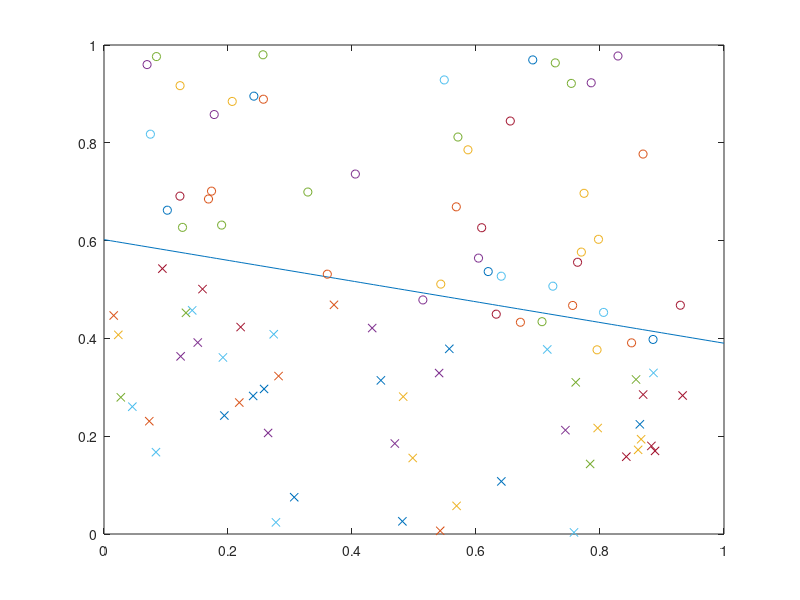
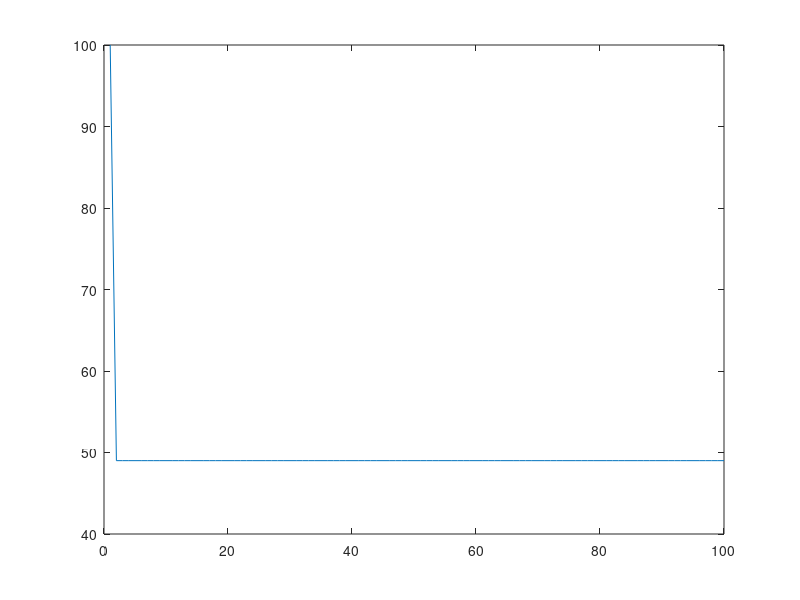
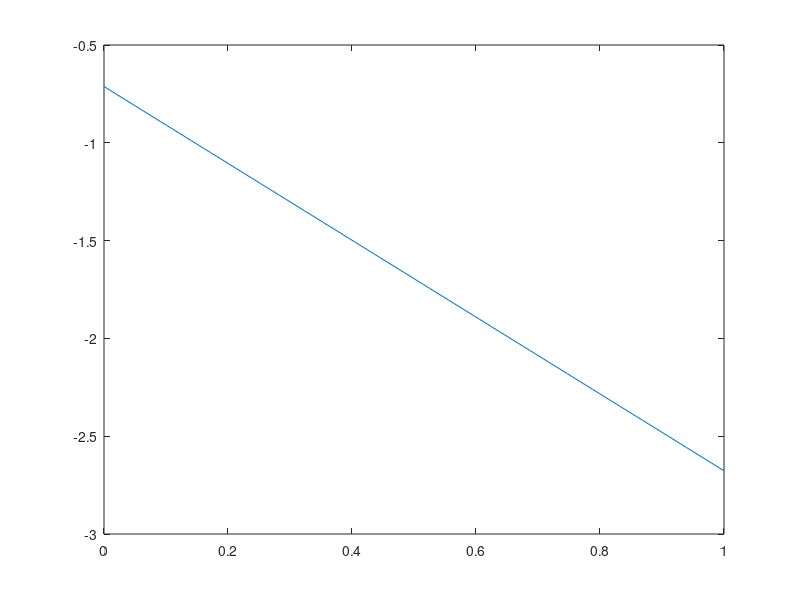
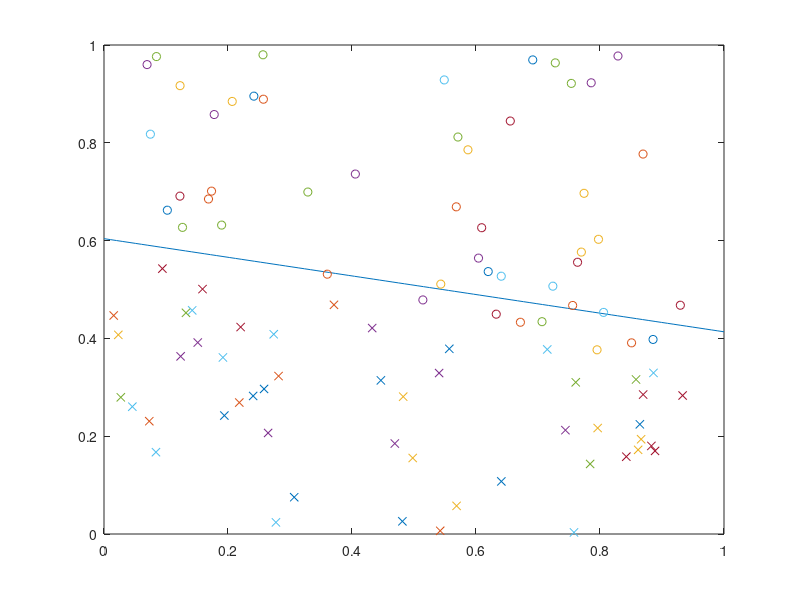

Here is the MATLAB script that generated these plots, in order:
%HW2

%% Problem 1
%Create linearly separable data (arbitrarily pick 2D), with class labels of
%1 and -1 as expressed in Duda

%create a boundary line and assign associated classes to randomly generated
%vectors
w = rand(2,1);
Xmat = rand(2,100);
value1 = zeros(1,100);
for i = 1:100
    value1(1,i) = w'*Xmat(:,i);
end
threshold = mean(value1);
Xclass = zeros(1,100);
for j = 1:100
    if w'*Xmat(:,j) - threshold >= 0
        Xclass(j) = 1;
    else
        Xclass(j) = -1;
    end
end
%Save Values
save('Xmat.mat','Xmat')
save('w.mat','w')
save('Xclass.mat','Xclass')

%Create Batch Perceptron for Linear Case
load('Xmat.mat')
load('w.mat')
load('Xclass.mat')

%As described in lecture, augment X with a 1
Xmat_new1 = zeros(3,100);
Xmat_new1(1,:) = 1;
Xmat_new1(2:3,:) = Xmat;

%As described, flip all Xmat terms if Xclass is -1
Xmat_new = zeros(3,100);
for i = 1:100
    if Xclass(i) == -1
        Xmat_new(:,i) = -Xmat_new1(:,i);
    end
end

%Initialize weight vector & learning rate
iterations = 100;
w_p = zeros(3,iterations+1);
learn = 0.001;
errors = zeros(1,iterations);
%Train Batch Perceptron

for i = 1:iterations
    %Loops through Xmat examples and identifies misclassified vectors
    delta_y = 0;
    for j = 1:100
        g_x = w_p(:,i)'*Xmat_new(:,j);
        if g_x <=0 
            delta_y = delta_y + Xmat_new(:,j);
            errors(i) = errors(i) + 1;
        end
    end
w_p(:,i+1) = w_p(:,i) + learn*delta_y;

end


%Verify solution
solution = w_p(:,iterations+1);
x_example = linspace(0,1,100);
y_example = (0.0540 - 0.019.*x_example)/0.0897;
plot(x_example,y_example)
hold on

for i = 1:100
    if Xclass(i) == 1
        plot(Xmat(1,i),Xmat(2,i),'o')
        hold on
    elseif Xclass(i) == -1
        plot(Xmat(1,i),Xmat(2,i),'x')
    end
end

hold off
figure;
plot(errors)







%Create non-linearly separable dataset
Xmat_nL = rand(2,100);
w_nL = rand(2,1);
Xmat_nL = Xmat_nL.^2;

value_nL = zeros(1,100);
for i = 1:100
value_nL(1,i) = w_nL'*Xmat_nL(:,i);
end
threshold = mean(value_nL);
X_class_nL = zeros(1,100);
for j = 1:100
    if w_nL'*Xmat_nL(:,j) - threshold >= 0
        X_class_nL(j) = 1;
    else
        X_class_nL(j) = -1;
    end
end

figure;
for k = 1:100
    if X_class_nL(k) == 1
        plot(Xmat_nL(1,k),Xmat_nL(2,k),'o')
        hold on
    elseif X_class_nL(k) == -1
        plot(Xmat_nL(1,k),Xmat_nL(2,k),'x')
    end
end
hold off

%Save Values
save('Xmat_nL.mat','Xmat_nL')
save('w_nL.mat','w_nL')
save('X_class_nL.mat','X_class_nL')

%Create Batch Perceptron for Non-Linear Case

%Load Values
load('Xmat_nL.mat')
load('w_nL.mat')
load('X_class_nL.mat')

%As described in lecture, augment X with a 1
Xmat_nL_new = zeros(3,100);
Xmat_nL_new(1,:) = 1;
Xmat_nL_new(2:3,:) = Xmat_nL;

%As described in lecture, flip all Xmat terms if Xclass is -1
Xmat_nL_new1 = zeros(3,100);
for i = 1:100
    if X_class_nL(i) == -1
        Xmat_nL_new1(:,i) = -Xmat_nL_new(:,i);
    end
end

%Initialize weight vector & learning rate
iterations_nL = 100;
w_p_nL = zeros(3,iterations_nL+1);
learn_nL = 0.01;
errors_nL = zeros(1,iterations_nL);

%Train Batch Perceptron
for i = 1:iterations_nL
    %Loops through Xmat examples and identifies misclassified vectors
    delta_y_nL = 0;
    for j = 1:100
        g_x_nL = w_p_nL(:,i)'*Xmat_nL_new1(:,j);
        if g_x_nL <=0 
            delta_y_nL = delta_y_nL + Xmat_nL_new1(:,j);
            errors_nL(i) = errors_nL(i) + 1;
        end
    end
w_p_nL(:,i+1) = w_p_nL(:,i) + learn_nL*delta_y_nL;
end

%Verify solution
solution_nL = w_p_nL(:,iterations_nL+1);
x_example = linspace(0,1,100);
y_example = (0.0520 +0.1434.*x_example)/-0.073;
plot(x_example,y_example)

%% Problem 2
%Load Linear Data
load('Xmat.mat')
load('w.mat')
load('Xclass.mat')

%As described in lecture, augment X with a 1
Xmat_new = zeros(3,100);
Xmat_new(1,:) = 1;
Xmat_new(2:3,:) = Xmat;

%Find pseudoinverse as LMSE solution
Y = pinv(Xmat_new');
vec_sol = Y*Xclass';


%Verify solution-
x_example = linspace(0,1,100);
y_example = (1.8022 - 0.5683.*x_example)/2.9839;
figure;
plot(x_example,y_example)
hold on
for i = 1:100
    if Xclass(i) == 1
        plot(Xmat(1,i),Xmat(2,i),'o')
        hold on
    elseif Xclass(i) == -1
        plot(Xmat(1,i),Xmat(2,i),'x')
    end
end
hold off


%LMSE Solution for Non-Linear Data
%Load Non Linear Data
load('Xmat_nL.mat')
load('w_nL.mat')
load('X_class_nL.mat')
%As described in lecture, augment X with a 1
Xmat_nL_new = zeros(3,100);
Xmat_nL_new(1,:) = 1;
Xmat_nL_new(2:3,:) = Xmat_nL;
%Find pseudoinverse as LMSE solution
Y = pinv(Xmat_nL_new');
vec_sol_nL = Y*X_class_nL';

%Plot solution
x_example = linspace(0,1,100);
y_example = (-vec_sol_nL(1) - vec_sol_nL(2).*x_example)/vec_sol_nL(3);
figure;
plot(x_example,y_example)
hold on
for k = 1:100
    if X_class_nL(k) == 1
        plot(Xmat_nL(1,k),Xmat_nL(2,k),'o')
        hold on
    elseif X_class_nL(k) == -1
        plot(Xmat_nL(1,k),Xmat_nL(2,k),'x')
    end
end
hold off

%% Problem 3
%Initate 100 random points, uniform distribution, from 0 to 5
x_u = 10.*rand(100,1);
y_u = 10.*rand(100,1);
vec_u = zeros(2,100);
vec_u(1,:) = x_u;
vec_u(2,:) = y_u;
figure;
scatter(vec_u(1,:),vec_u(2,:))

%Create 100 random Gaussian points
x_g = normrnd(2.5,1,[100,1]);
y_g = normrnd(2.5,1,[100,1]);
vec_g = zeros(2,100);
vec_g(1,:) = x_g;
vec_g(2,:) = y_g;
figure;
scatter(vec_g(1,:),vec_g(2,:))

%Create 100 random Poisson points
x_p = poissrnd(4, [100,1]);
y_p = poissrnd(4, [100,1]);
vec_p = zeros(2,100);
vec_p(1,:) = x_p;
vec_p(2,:) = y_p;
figure;
scatter(vec_p(1,:),vec_p(2,:))

%Create weight vectors for 100 neurons
%w_n = 10.*rand(2,100);
w_n = [zeros(1,10), ones(1,10), 2*ones(1,10), 3*ones(1,10), 4*ones(1,10), 5*ones(1,10), 6*ones(1,10),7*ones(1,10), 8*ones(1,10), 9*ones(1,10); 0,1,2,3,4,5,6,7,8,9,0,1,2,3,4,5,6,7,8,9,0,1,2,3,4,5,6,7,8,9,0,1,2,3,4,5,6,7,8,9,0,1,2,3,4,5,6,7,8,9,0,1,2,3,4,5,6,7,8,9,0,1,2,3,4,5,6,7,8,9,0,1,2,3,4,5,6,7,8,9,0,1,2,3,4,5,6,7,8,9,0,1,2,3,4,5,6,7,8,9];
w_n_g = w_n;
w_n_p = w_n;
figure;
scatter(w_n(1,:),w_n(2,:))

%Initialize SOM
%set number of iterations
iterations = 1000;
learn_u = .06;
learn_p = .1;
learn_g = .1;

%Initialize vectors necessary. Input vectors, index to randomize input
%vectors, and winner neuron vector
index1 = zeros(1,iterations);
index_p = zeros(1,iterations);
index_g = zeros(1,iterations);

input_u = zeros(2,iterations);
winner_u = zeros(2,iterations);
input_g = zeros(2,iterations);
winner_g = zeros(2,iterations);
input_p = zeros(2,iterations);
winner_p = zeros(2,iterations);

for k = 1:iterations
    
%Load random input vector
index1(1,k) = randi(100);
index_p(1,k) = randi(100);
index_g(1,k) = randi(100);
input_u(:,k) = vec_u(:,index1(1,k));
input_g(:,k) = vec_g(:,index1(1,k));
input_p(:,k) = vec_p(:,index1(1,k));

%set minimum distance high
min_dist_u = 10000;
min_dist_g = 10000;
min_dist_p = 10000;
    
%traverse each node in map, find winning node
    %Uniform Distribution 
    for i = 1:100
        node = w_n(:,i);
        norm_node = sqrt((input_u(1,k)-node(1,1))^2 + (input_u(2,k)-node(2,1))^2);
        if norm_node < min_dist_u
            min_dist_u = norm_node;
            winner_u(:,k) = node;
        end
    end
    %Gaussian Dist
    for a = 1:100
        node_g = w_n_g(:,a);
        norm_node_g = sqrt((input_g(1,k)-node_g(1,1))^2 + (input_g(2,k)-node_g(2,1))^2);
        if norm_node_g < min_dist_g
            min_dist_g = norm_node_g;
            winner_g(:,k) = node_g;
        end
    end
    %Poisson Dist    
    for b = 1:100
        node_p = w_n_p(:,b);
        norm_node_p = sqrt((input_p(1,k)-node_p(1,1))^2 + (input_p(2,k)-node_p(2,1))^2);
        if norm_node_p < min_dist_p
            min_dist_p = norm_node_p;
            winner_p(:,k) = node_p;
        end
    end
    
    %update weights
    %Uniform
    for j = 1:100
        neigh_dist = sqrt((w_n(1,j)-winner_u(1,k))^2 + (w_n(2,j)-winner_u(2,k))^2); %needs to have a decay update
        w_n(:,j) = w_n(:,j) + (learn_u*exp(-k/iterations))*exp(-(neigh_dist^2)/(2*(exp(-k/iterations))^2))*(winner_u(:,k) - w_n(:,j)); %change learn_u to learn_u(k)
    end
    %Gaussian
    for c = 1:100
        neigh_dist_g = sqrt((w_n_g(1,c)-winner_g(1,k))^2 + (w_n_g(2,c)-winner_g(2,k))^2); %needs to have a decay update
        w_n_g(:,c) = w_n_g(:,c) + (learn_g*exp(-k/iterations))*exp(-(neigh_dist_g^2)/(2*(exp(-k/iterations))^2))*(winner_g(:,k) - w_n_g(:,c));    
    end
    %Poisson
    for d = 1:100
        neigh_dist_p = sqrt((w_n_p(1,d) - winner_p(1,k))^2 + (w_n_p(2,c) - winner_p(2,k))^2);
        w_n_p(:,d) = w_n_p(:,d) + (learn_p*exp(-k/iterations))*exp(-(neigh_dist_p^2)/(2*(exp(-k/iterations))^2))*(winner_p(:,k) - w_n_p(:,d));
    end
end

%Plot weights
figure;
scatter(w_n(1,:),w_n(2,:));
figure;
scatter(w_n_g(1,:),w_n_g(2,:));
figure;
scatter(w_n_p(1,:),w_n_p(2,:));

%% Problem 4


